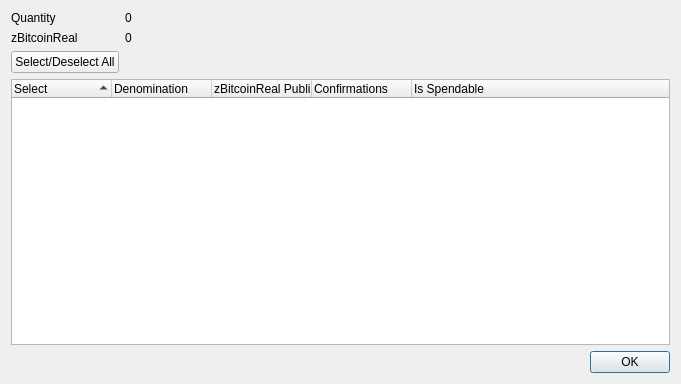
<?xml version="1.0" encoding="UTF-8"?>
<ui version="4.0">
 <class>ZBitcoinrealControlDialog</class>
 <widget class="QDialog" name="ZBitcoinrealControlDialog">
  <property name="geometry">
   <rect>
    <x>0</x>
    <y>0</y>
    <width>681</width>
    <height>384</height>
   </rect>
  </property>
  <property name="minimumSize">
   <size>
    <width>681</width>
    <height>384</height>
   </size>
  </property>
  <property name="windowTitle">
   <string>Select zBitcoinReal to Spend</string>
  </property>
  <layout class="QGridLayout" name="gridLayout">
   <item row="0" column="0">
    <layout class="QFormLayout" name="formLayout">
     <property name="sizeConstraint">
      <enum>QLayout::SetDefaultConstraint</enum>
     </property>
     <item row="0" column="0">
      <widget class="QLabel" name="labelQuantity">
       <property name="text">
        <string>Quantity</string>
       </property>
      </widget>
     </item>
     <item row="0" column="1">
      <widget class="QLabel" name="labelQuantity_int">
       <property name="text">
        <string>0</string>
       </property>
      </widget>
     </item>
     <item row="1" column="0">
      <widget class="QLabel" name="labelZBitcoinReal">
       <property name="text">
        <string>zBitcoinReal</string>
       </property>
      </widget>
     </item>
     <item row="1" column="1">
      <widget class="QLabel" name="labelZBitcoinReal_int">
       <property name="text">
        <string>0</string>
       </property>
      </widget>
     </item>
     <item row="2" column="0">
      <widget class="QPushButton" name="pushButtonAll">
       <property name="text">
        <string>Select/Deselect All</string>
       </property>
      </widget>
     </item>
    </layout>
   </item>
   <item row="1" column="0">
    <layout class="QVBoxLayout" name="verticalLayout">
     <item>
      <widget class="QTreeWidget" name="treeWidget">
       <property name="minimumSize">
        <size>
         <width>0</width>
         <height>250</height>
        </size>
       </property>
       <property name="alternatingRowColors">
        <bool>true</bool>
       </property>
       <property name="sortingEnabled">
        <bool>true</bool>
       </property>
       <property name="columnCount">
        <number>5</number>
       </property>
       <attribute name="headerDefaultSectionSize">
        <number>100</number>
       </attribute>
       <column>
        <property name="text">
         <string notr="true">Select</string>
        </property>
       </column>
       <column>
        <property name="text">
         <string notr="true">Denomination</string>
        </property>
       </column>
       <column>
        <property name="text">
         <string notr="true">zBitcoinReal Public ID</string>
        </property>
       </column>
       <column>
        <property name="text">
         <string notr="true">Confirmations</string>
        </property>
       </column>
       <column>
        <property name="text">
         <string>Is Spendable</string>
        </property>
       </column>
      </widget>
     </item>
     <item>
      <widget class="QDialogButtonBox" name="buttonBox">
       <property name="orientation">
        <enum>Qt::Horizontal</enum>
       </property>
       <property name="standardButtons">
        <set>QDialogButtonBox::Ok</set>
       </property>
      </widget>
     </item>
    </layout>
   </item>
  </layout>
 </widget>
 <resources/>
 <connections>
  <connection>
   <sender>buttonBox</sender>
   <signal>accepted()</signal>
   <receiver>ZBitcoinRealControlDialog</receiver>
   <slot>accept()</slot>
   <hints>
    <hint type="sourcelabel">
     <x>248</x>
     <y>254</y>
    </hint>
    <hint type="destinationlabel">
     <x>157</x>
     <y>274</y>
    </hint>
   </hints>
  </connection>
  <connection>
   <sender>buttonBox</sender>
   <signal>rejected()</signal>
   <receiver>ZBitcoinRealControlDialog</receiver>
   <slot>reject()</slot>
   <hints>
    <hint type="sourcelabel">
     <x>316</x>
     <y>260</y>
    </hint>
    <hint type="destinationlabel">
     <x>286</x>
     <y>274</y>
    </hint>
   </hints>
  </connection>
 </connections>
</ui>
